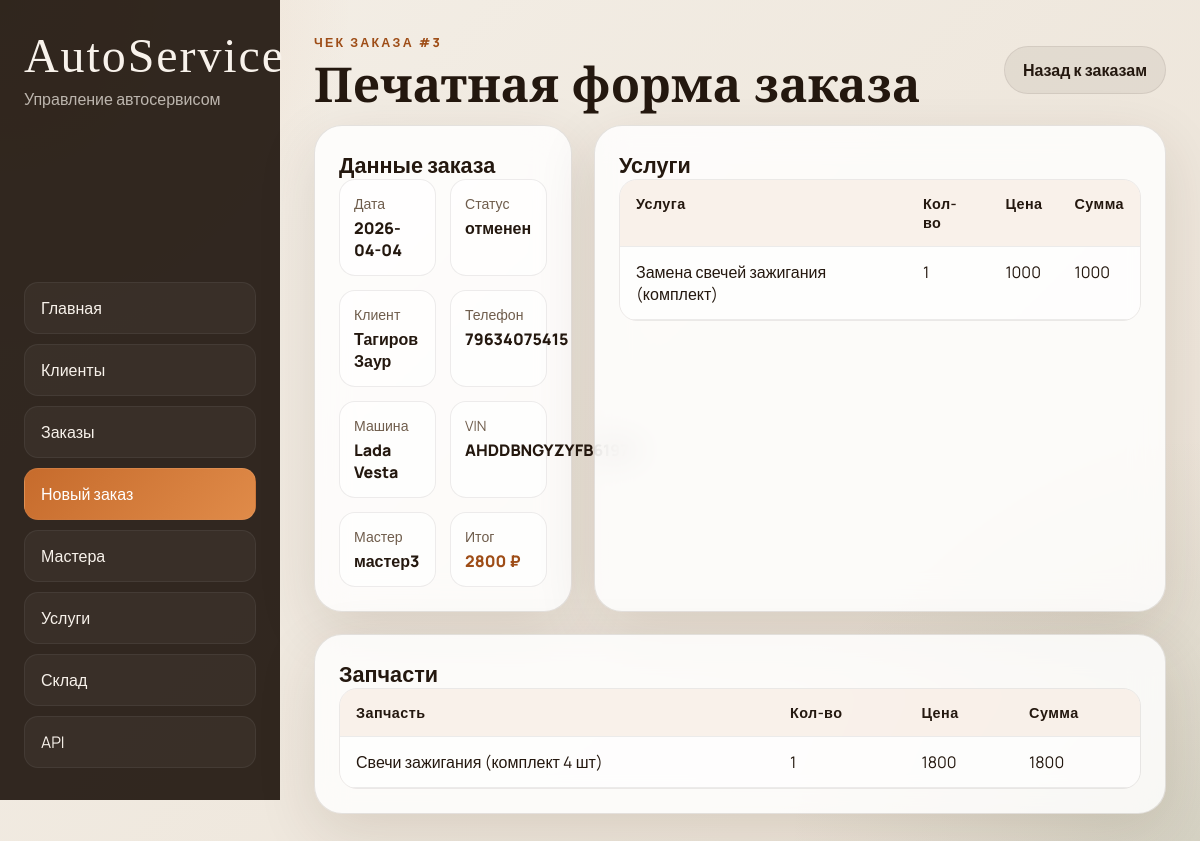
The app's page /orders/3/receipt with its own data.
### tables this page shows
CREATE TABLE orders (
    order_id INTEGER PRIMARY KEY AUTOINCREMENT,
    car_id INTEGER,
    order_date TEXT DEFAULT (date('now')),
    status TEXT DEFAULT 'в работе',
    total_cost INTEGER DEFAULT 0,
	master_id INTEGER,
    FOREIGN KEY (car_id) REFERENCES cars(car_id),
	FOREIGN KEY (master_id) REFERENCES masters(master_id)
);

CREATE TABLE clients (
	client_id INTEGER PRIMARY KEY AUTOINCREMENT,
	full_name TEXT NOT NULL,
	phone_number VARCHAR(11) NOT NULL UNIQUE,
	email TEXT UNIQUE
	CONSTRAINT email_check CHECK(email like '%@%.%')
);

CREATE TABLE cars (
	car_id INTEGER PRIMARY KEY AUTOINCREMENT,
	client_id INTEGER,
	car_model TEXT NOT NULL,
	year INTEGER NOT NULL,
	vin VARCHAR(17) NOT NULL UNIQUE,
	FOREIGN KEY (client_id) REFERENCES clients(client_id) ON DELETE CASCADE
);

CREATE TABLE masters (
	master_id INTEGER PRIMARY KEY AUTOINCREMENT,
	master_name TEXT NOT NULL,
	phone_number varchar(11) NOT NULL UNIQUE,
	email TEXT UNIQUE,
	hire_date date DEFAULT CURRENT_DATE
	CONSTRAINT email_check CHECK(email like '%@%.%')
);

CREATE TABLE order_services (
    order_id INTEGER,
    service_id INTEGER,
    quantity INTEGER DEFAULT 1,
    price_at_time INTEGER,
    PRIMARY KEY (order_id, service_id),
    FOREIGN KEY (order_id) REFERENCES orders(order_id) ON DELETE CASCADE,
    FOREIGN KEY (service_id) REFERENCES services(service_id)
);

CREATE TABLE services (
	service_id INTEGER PRIMARY KEY AUTOINCREMENT,
	service_name TEXT NOT NULL UNIQUE,
	price INTEGER NOT NULL
);

CREATE TABLE order_parts (
    order_id INTEGER,
    part_id INTEGER,
    quantity INTEGER NOT NULL,
    FOREIGN KEY (order_id) REFERENCES orders(order_id),
    FOREIGN KEY (part_id) REFERENCES warehouse(part_id)
);

CREATE TABLE warehouse (
	part_id INTEGER PRIMARY KEY AUTOINCREMENT,
    part_name TEXT UNIQUE NOT NULL,
    stock_quantity INTEGER DEFAULT 0,
    unit_price INTEGER NOT NULL
);

### autoservice/ui.py (the view)
@ui.route('/orders/<int:order_id>/receipt')
def receipt_page(order_id):
    receipt = fetch_order_receipt(get_tables(), order_id)
    if not receipt:
        return render_template('receipt.html', receipt=None, order_id=order_id), 404
    return render_template('receipt.html', receipt=receipt, order_id=order_id)

### autoservice/ui.py (called while the page is built)
def get_tables():
    return current_app.extensions['autoservice_tables']

### templates/receipt.html (shortened to what this page needs)
{% extends 'base.html' %}
{% block content %}
{% if receipt %}
<section class="page-head">
  <div>
    <p class="eyebrow">Чек заказа #{{ receipt.order.order_id }}</p>
    <h1>Печатная форма заказа</h1>
  </div>
  <a class="button button-secondary" href="{{ url_for('ui.orders_page') }}">Назад к заказам</a>
</section>
<section class="receipt-layout">
  <article class="panel receipt-card">
    <h2>Данные заказа</h2>
    <dl class="receipt-meta">
      <div><dt>Дата</dt><dd>{{ receipt.order.order_date }}</dd></div>
      <div><dt>Статус</dt><dd>{{ receipt.order.status }}</dd></div>
      <div><dt>Клиент</dt><dd>{{ receipt.order.full_name }}</dd></div>
      <div><dt>Телефон</dt><dd>{{ receipt.order.phone_number }}</dd></div>
      <div><dt>Машина</dt><dd>{{ receipt.order.car_model }}</dd></div>
      <div><dt>VIN</dt><dd>{{ receipt.order.vin }}</dd></div>
      <div><dt>Мастер</dt><dd>{{ receipt.order.master_name or 'Не назначен' }}</dd></div>
      <div><dt>Итог</dt><dd class="receipt-total">{{ receipt.order.total_cost }} ₽</dd></div>
    </dl>
  </article>
  <article class="panel receipt-card">
    <h2>Услуги</h2>
    <div class="table-wrap table-wrap--compact">
      <table>
        <thead><tr><th>Услуга</th><th>Кол-во</th><th>Цена</th><th>Сумма</th></tr></thead>
        <tbody>
          {% for item in receipt.services %}
          <tr>
            <td>{{ item.service_name }}</td>
            <td>{{ item.quantity }}</td>
            <td>{{ item.price_at_time }}</td>
            <td>{{ item.line_total }}</td>
          </tr>
          {% else %}
          <tr><td colspan="4" class="empty">Услуг нет</td></tr>
          {% endfor %}
        </tbody>
      </table>
    </div>
  </article>
  <article class="panel receipt-card receipt-card--full">
    <h2>Запчасти</h2>
    <div class="table-wrap table-wrap--compact">
      <table>
        <thead><tr><th>Запчасть</th><th>Кол-во</th><th>Цена</th><th>Сумма</th></tr></thead>
        <tbody>
          {% for item in receipt.parts %}
          <tr>
            <td>{{ item.part_name }}</td>
            <td>{{ item.quantity }}</td>
            <td>{{ item.unit_price }}</td>
            <td>{{ item.line_total }}</td>
          </tr>
          {% else %}
          <tr><td colspan="4" class="empty">Запчастей нет</td></tr>
          {% endfor %}
        </tbody>
      </table>
    </div>
  </article>
</section>
{% else %}
<section class="panel empty-state">
  <p class="eyebrow">Чек не найден</p>
  <h1>Заказ #{{ order_id }} отсутствует</h1>
  <a class="button button-primary" href="{{ url_for('ui.orders_page') }}">К списку заказов</a>
</section>
{% endif %}
{% endblock %}

### static/styles.css (style rules this page uses)
:root { --bg: #f4efe7; --bg-2: #ebe2d6; --panel: rgba(255, 255, 255, 0.82); --panel-border: rgba(52, 35, 20, 0.12); --text: #24180f; --muted: #6f5d4c; --accent: #c66b2c; --accent-dark: #9e4d17; --accent-soft: rgba(198, 107, 44, 0.12); --danger: #b43b2f; --shadow: 0 18px 60px rgba(57, 33, 10, 0.12); --radius-xl: 28px; --radius-lg: 20px; --radius-md: 14px; }
* { box-sizing: border-box; }
html, body { min-height: 100%; }
body { margin: 0; color: var(--text); font-family: 'Manrope', sans-serif; background: radial-gradient(circle at top left, rgba(198, 107, 44, 0.18), transparent 24%), radial-gradient(circle at bottom right, rgba(87, 116, 84, 0.15), transparent 28%), linear-gradient(135deg, var(--bg) 0%, var(--bg-2) 100%); }
a { color: inherit; text-decoration: none; }
.hero, .panel, .stat-card, .selection-card { backdrop-filter: blur(16px); background: var(--panel); border: 1px solid var(--panel-border); box-shadow: var(--shadow); }
.hero h1, .page-head h1 { margin: 0; font-family: 'Cormorant Garamond', serif; font-size: clamp(2.3rem, 4vw, 4.2rem); line-height: 0.95; }
.eyebrow { margin: 0 0 10px; text-transform: uppercase; letter-spacing: 0.18em; color: var(--accent-dark); font-size: 0.78rem; font-weight: 800; }
.button { display: inline-flex; align-items: center; justify-content: center; min-height: 48px; padding: 0 18px; border-radius: 999px; border: 1px solid transparent; cursor: pointer; transition: transform 0.2s ease, opacity 0.2s ease, background 0.2s ease; font-weight: 700; }
.button-secondary { background: rgba(36, 24, 15, 0.06); color: var(--text); border-color: rgba(36, 24, 15, 0.08); }
.panel { padding: 24px; border-radius: var(--radius-xl); }
.panel-header, .page-head { display: flex; justify-content: space-between; gap: 16px; align-items: center; margin-bottom: 18px; }
.panel-header h2, .panel h2 { margin: 0; font-size: 1.35rem; }
.table-wrap { overflow-x: auto; border-radius: 18px; border: 1px solid rgba(36, 24, 15, 0.08); }
.table-wrap table { width: 100%; border-collapse: collapse; min-width: 720px; background: rgba(255, 255, 255, 0.6); }
.table-wrap--compact table { min-width: 520px; }
th, td { padding: 14px 16px; border-bottom: 1px solid rgba(36, 24, 15, 0.08); text-align: left; vertical-align: top; }
th { background: rgba(198, 107, 44, 0.09); font-size: 0.9rem; letter-spacing: 0.03em; }
.receipt-layout { display: grid; grid-template-columns: 1fr 1fr; gap: 22px; }
.receipt-card--full { grid-column: 1 / -1; }
.receipt-meta { display: grid; grid-template-columns: repeat(2, minmax(0, 1fr)); gap: 14px; margin: 0; }
.receipt-meta div { padding: 14px; border-radius: 16px; background: rgba(255, 255, 255, 0.66); border: 1px solid rgba(36, 24, 15, 0.08); }
.receipt-meta dt { color: var(--muted); font-size: 0.88rem; margin-bottom: 4px; }
.receipt-meta dd { margin: 0; font-weight: 800; }
.receipt-total { color: var(--accent-dark); }

### records on screen
orders: order.order_id "3", order.order_date "2026-04-04", order.status "отменен", order.total_cost "2800"
clients: order.full_name "Тагиров Заур", order.phone_number "79634075415"
cars: order.car_model "Lada Vesta", order.vin "AHDDBNGYZYFB61970"
masters: order "мастер3"
order_services: service_name "Замена свечей зажигания (комплект)", quantity "1", price_at_time "1000", line_total "1000"
order_parts: part_name "Свечи зажигания (комплект 4 шт)", quantity "1", unit_price "1800", line_total "1800"
